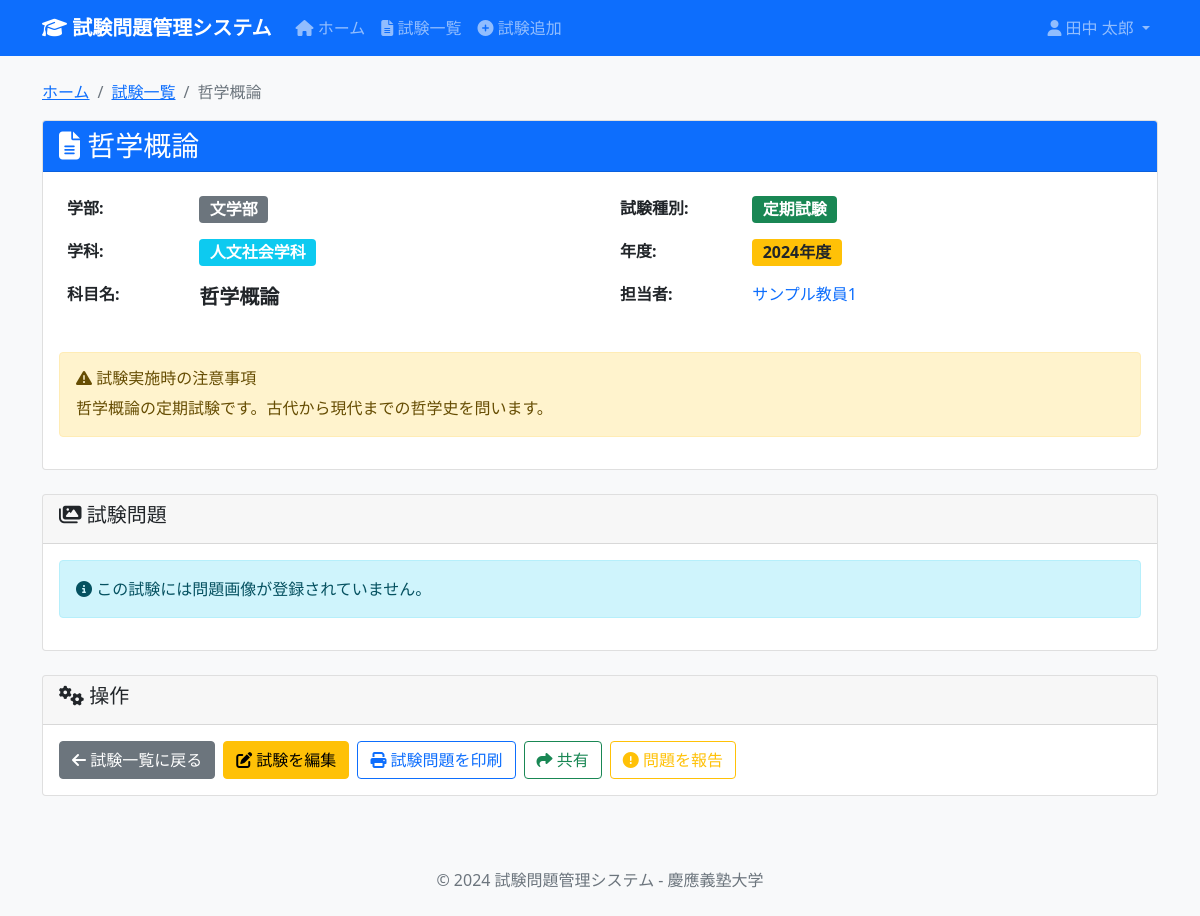
/exam/1 (signed in), run on the app's committed database.
### tables this page shows
CREATE TABLE Subjects (
                subject_id INTEGER PRIMARY KEY AUTOINCREMENT,
                department_id INTEGER NOT NULL,
                subject_name TEXT NOT NULL,
                subject_type TEXT CHECK (subject_type IN ('必修', '選択必修', '一般教養')),
                semester TEXT CHECK (semester IN ('春学期', '春学期前半', '春学期後半', '秋学期', '秋学期前半', '秋学期後半')),
                grade_level INTEGER CHECK (grade_level BETWEEN 1 AND 4),
                created_at DATETIME DEFAULT CURRENT_TIMESTAMP,
                FOREIGN KEY (department_id) REFERENCES Departments(department_id)
            );

CREATE TABLE Faculties (
                faculty_id INTEGER PRIMARY KEY AUTOINCREMENT,
                faculty_name TEXT NOT NULL UNIQUE
            );

CREATE TABLE Departments (
                department_id INTEGER PRIMARY KEY AUTOINCREMENT,
                faculty_id INTEGER NOT NULL,
                department_name TEXT NOT NULL,
                FOREIGN KEY (faculty_id) REFERENCES Faculties(faculty_id),
                UNIQUE(faculty_id, department_name)
            );

CREATE TABLE ExamTypes (
                exam_type_id INTEGER PRIMARY KEY AUTOINCREMENT,
                exam_type_name TEXT NOT NULL UNIQUE
            );

CREATE TABLE Exams (
                exam_id INTEGER PRIMARY KEY AUTOINCREMENT,
                subject_id INTEGER NOT NULL,
                exam_type_id INTEGER NOT NULL,
                exam_year INTEGER NOT NULL,
                instructions TEXT,
                created_by INTEGER,
                created_at DATETIME DEFAULT CURRENT_TIMESTAMP,
                updated_at DATETIME DEFAULT CURRENT_TIMESTAMP,
                FOREIGN KEY (subject_id) REFERENCES Subjects(subject_id),
                FOREIGN KEY (exam_type_id) REFERENCES ExamTypes(exam_type_id),
                FOREIGN KEY (created_by) REFERENCES Users(user_id) ON DELETE SET NULL,
                UNIQUE(subject_id, exam_type_id, exam_year)
            );

### app.py (the view)
@app.route('/exam/<int:exam_id>')
@login_required
def exam_detail(exam_id: int) -> str:
    cur = get_db().cursor()
    exam = cur.execute('''
        SELECT
            e.exam_id,
            f.faculty_name,
            d.department_name,
            s.subject_name,
            et.exam_type_name,
            e.exam_year,
            e.instructions,
            GROUP_CONCAT(p.professor_name, ', ') AS professors,
            e.created_by
        FROM Exams e
        JOIN Subjects s ON e.subject_id = s.subject_id
        JOIN Departments d ON s.department_id = d.department_id
        JOIN Faculties f ON d.faculty_id = f.faculty_id
        JOIN ExamTypes et ON e.exam_type_id = et.exam_type_id
        LEFT JOIN ExamProfessors ep ON e.exam_id = ep.exam_id
        LEFT JOIN Professors p ON ep.professor_id = p.professor_id
        WHERE e.exam_id = ?
        GROUP BY e.exam_id, f.faculty_name, d.department_name, s.subject_name, et.exam_type_name, e.exam_year, e.instructions, e.created_by
    ''', (exam_id,)).fetchone()
    if exam is None:
        flash('指定された試験が見つかりません', 'error')
        return redirect(url_for('exams'))
    questions = cur.execute('''
        SELECT question_id, picture FROM ExamQuestions WHERE exam_id = ?
    ''', (exam_id,)).fetchall()
    return render_template('exams/detail.html', exam=exam, questions=questions)

### app.py (called while the page is built)
def get_db() -> sqlite3.Connection:
    db = getattr(g, '_database', None)
    if db is None:
        db = g._database = sqlite3.connect(DATABASE)
        db.execute('PRAGMA foreign_keys = ON')
        db.row_factory = sqlite3.Row
    return db

@app.teardown_appcontext
def close_connection(exception: Optional[BaseException]) -> None:
    db = getattr(g, '_database', None)
    if db is not None:
        db.close()

def login_required(f):
    @wraps(f)
    def decorated_function(*args, **kwargs):
        if 'user_id' not in session:
            return redirect(url_for('login'))
        return f(*args, **kwargs)
    return decorated_function

### templates/exams/detail.html (shortened to what this page needs)
{% extends "base.html" %}
{% block content %}
<nav aria-label="breadcrumb">
    <ol class="breadcrumb">
        <li class="breadcrumb-item"><a href="{{ url_for('index') }}">ホーム</a></li>
        <li class="breadcrumb-item"><a href="{{ url_for('exams') }}">試験一覧</a></li>
        <li class="breadcrumb-item active">{{ exam[3] }}</li>
    </ol>
</nav>
<div class="row mb-4">
    <div class="col-12">
        <div class="card">
            <div class="card-header bg-primary text-white">
                <h3 class="card-title mb-0">
                    <i class="fas fa-file-alt"></i> {{ exam[3] }}
                </h3>
            </div>
            <div class="card-body">
                <div class="row">
                    <div class="col-md-6">
                        <table class="table table-borderless">
                            <tbody>
                                <tr>
                                    <th class="w-25">学部:</th>
                                    <td><span class="badge bg-secondary fs-6">{{ exam[1] }}</span></td>
                                </tr>
                                <tr>
                                    <th>学科:</th>
                                    <td><span class="badge bg-info fs-6">{{ exam[2] }}</span></td>
                                </tr>
                                <tr>
                                    <th>科目名:</th>
                                    <td><strong class="fs-5">{{ exam[3] }}</strong></td>
                                </tr>
                            </tbody>
                        </table>
                    </div>
                    <div class="col-md-6">
                        <table class="table table-borderless">
                            <tbody>
                                <tr>
                                    <th class="w-25">試験種別:</th>
                                    <td><span class="badge bg-success fs-6">{{ exam[4] }}</span></td>
                                </tr>
                                <tr>
                                    <th>年度:</th>
                                    <td><span class="badge bg-warning text-dark fs-6">{{ exam[5] }}年度</span></td>
                                </tr>
                                <tr>
                                    <th>担当者:</th>
                                    <td>
                                        {% if exam[7] %}
                                            <span class="text-primary">{{ exam[7] }}</span>
                                        {% else %}
                                            <span class="text-muted">未設定</span>
                                        {% endif %}
                                    </td>
                                </tr>
                            </tbody>
                        </table>
                    </div>
                </div>
                {% if exam[6] %}
                <div class="row mt-3">
                    <div class="col-12">
                        <div class="alert alert-warning">
                            <h6><i class="fas fa-exclamation-triangle"></i> 試験実施時の注意事項</h6>
                            <p class="mb-0">{{ exam[6] }}</p>
                        </div>
                    </div>
                </div>
                {% endif %}
            </div>
        </div>
    </div>
</div>
<div class="row mb-4">
    <div class="col-12">
        <div class="card">
            <div class="card-header">
                <h5><i class="fas fa-images"></i> 試験問題</h5>
            </div>
            <div class="card-body">
                {% if questions %}
                    <div class="row">
                        {% for question in questions %}
                        <div class="col-md-6 col-lg-4 mb-3">
                            <div class="card h-100">
                                <div class="card-header bg-light">
                                    <small class="text-muted">問題 {{ loop.index }}</small>
                                </div>
                                <div class="card-body text-center">
                                    {% if question.picture %}
                                        {% set file_path = url_for('uploaded_file', filename=question.picture) %}
                                        {% set file_extension = question.picture.split('.')[-1].lower() %}
                                        {% if file_extension == 'pdf' %}
                                            <div class="mb-3">
                                                <i class="fas fa-file-pdf fa-4x text-danger mb-2"></i>
                                                <p class="small text-muted mb-2">{{ question.picture }}</p>
                                            </div>
                                            <div class="d-grid gap-2">
                                                <a href="{{ file_path }}" target="_blank" class="btn btn-outline-danger btn-sm">
                                                    <i class="fas fa-eye"></i> PDFを開く
                                                </a>
                                                <a href="{{ file_path }}" download class="btn btn-outline-primary btn-sm">
                                                    <i class="fas fa-download"></i> ダウンロード
                                                </a>
                                            </div>
                                        {% elif file_extension in ['png', 'jpg', 'jpeg', 'gif', 'bmp', 'tiff'] %}
                                            <div class="mb-3">
                                                <img src="{{ file_path }}"
                                                     class="img-fluid rounded shadow-sm"
                                                     alt="試験問題画像"
                                                     style="max-height: 300px; cursor: pointer;"
                                                     onclick="openImageModal('{{ file_path }}', '{{ exam[3] }} - 問題{{ loop.index }}')">
                                            </div>
                                            <p class="small text-muted mb-2">{{ question.picture }}</p>
                                            <div class="d-grid gap-2">
                                                <button class="btn btn-outline-primary btn-sm"
                                                        onclick="openImageModal('{{ file_path }}', '{{ exam[3] }} - 問題{{ loop.index }}')">
                                                    <i class="fas fa-expand"></i> 拡大表示
                                                </button>
                                                <a href="{{ file_path }}" download class="btn btn-outline-secondary btn-sm">
                                                    <i class="fas fa-download"></i> ダウンロード
                                                </a>
                                            </div>
                                        {% else %}
                                            <div class="mb-3">
                                                <i class="fas fa-file fa-4x text-muted mb-2"></i>
                                                <p class="small text-muted mb-2">{{ question.picture }}</p>
                                            </div>
                                            <a href="{{ file_path }}" download class="btn btn-outline-primary btn-sm">
                                                <i class="fas fa-download"></i> ダウンロード
                                            </a>
                                        {% endif %}
                                    {% else %}
                                        <div class="text-center p-4">
                                            <i class="fas fa-file-image fa-3x text-muted mb-3"></i>
                                            <p class="text-muted">ファイルが設定されていません</p>
                                        </div>
                                    {% endif %}
                                </div>
                                <div class="card-footer">
                                    <small class="text-muted">問題ID: {{ question.question_id }}</small>
                                </div>
                            </div>
                        </div>
                        {% endfor %}
                    </div>
                {% else %}
                    <div class="alert alert-info">
                        <i class="fas fa-info-circle"></i>
                        この試験には問題画像が登録されていません。
                    </div>
                {% endif %}
            </div>
        </div>
    </div>
</div>
<div class="row">
    <div class="col-12">
        <div class="card">
            <div class="card-header">
                <h5><i class="fas fa-cogs"></i> 操作</h5>
            </div>
            <div class="card-body">
                <div class="d-flex flex-wrap gap-2">
                    <a href="{{ url_for('exams') }}" class="btn btn-secondary">
                        <i class="fas fa-arrow-left"></i> 試験一覧に戻る
                    </a>
                    {% if session.user_id and exam.created_by == session.user_id %}
                    <a href="{{ url_for('exam_edit', exam_id=exam.exam_id) }}" class="btn btn-warning">
                        <i class="fas fa-edit"></i> 試験を編集
                    </a>
                    {% endif %}
                    <button class="btn btn-outline-primary" onclick="printExamQuestions()">
                        <i class="fas fa-print"></i> 試験問題を印刷
                    </button>
                    <button class="btn btn-outline-success" onclick="shareExam()">
                        <i class="fas fa-share"></i> 共有
                    </button>
                    <button class="btn btn-outline-warning" onclick="reportIssue()">
                        <i class="fas fa-exclamation-circle"></i> 問題を報告
                    </button>
                </div>
            </div>
        </div>
    </div>
</div>
{% endblock %}

### templates/base.html (style rules this page uses)
body { background-color: #f8f9fa; }

### data on the page
Subjects: subject_name "哲学概論"
Faculties: faculty_name "文学部"
Departments: department_name "人文社会学科"
ExamTypes: exam_type_name "定期試験"
Exams: exam_year "2024", instructions "哲学概論の定期試験です。古代から現代までの哲学史を問います。"

### other printed values
{{ session.full_name }} "田中 太郎"
{{ exam[7] }} "サンプル教員1"
